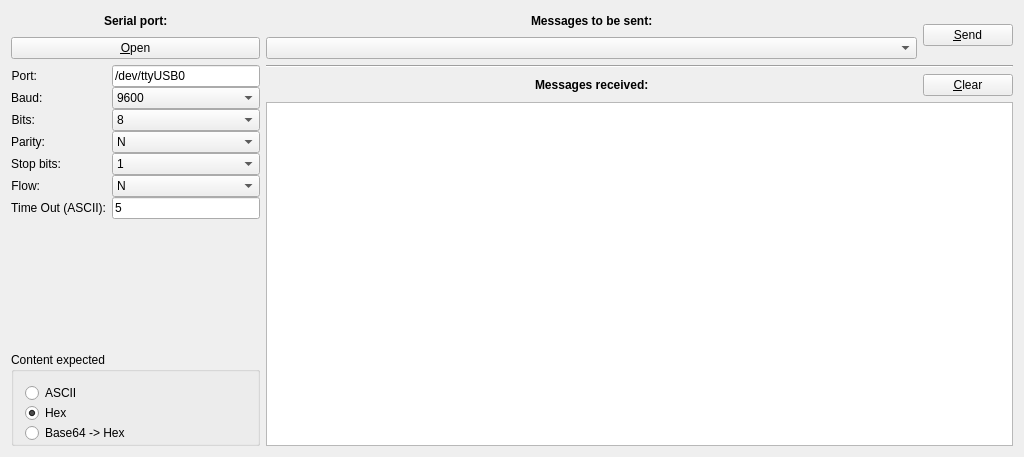
<?xml version="1.0" encoding="UTF-8"?>
<ui version="4.0">
 <class>QRcode</class>
 <widget class="QWidget" name="QRcode">
  <property name="geometry">
   <rect>
    <x>0</x>
    <y>0</y>
    <width>1024</width>
    <height>457</height>
   </rect>
  </property>
  <property name="windowTitle">
   <string>QR Code</string>
  </property>
  <property name="windowIcon">
   <iconset resource="../res/QRcode.qrc">
    <normaloff>:/logo/logo</normaloff>:/logo/logo</iconset>
  </property>
  <layout class="QHBoxLayout" name="horizontalLayout_5" stretch="1,3">
   <item>
    <layout class="QVBoxLayout" name="verticalLayout">
     <item>
      <layout class="QHBoxLayout" name="horizontalLayout_4">
       <item>
        <spacer name="horizontalSpacer_5">
         <property name="orientation">
          <enum>Qt::Horizontal</enum>
         </property>
         <property name="sizeHint" stdset="0">
          <size>
           <width>40</width>
           <height>20</height>
          </size>
         </property>
        </spacer>
       </item>
       <item>
        <widget class="QLabel" name="label_6">
         <property name="font">
          <font>
           <weight>75</weight>
           <bold>true</bold>
          </font>
         </property>
         <property name="text">
          <string>Serial port:</string>
         </property>
        </widget>
       </item>
       <item>
        <spacer name="horizontalSpacer_6">
         <property name="orientation">
          <enum>Qt::Horizontal</enum>
         </property>
         <property name="sizeHint" stdset="0">
          <size>
           <width>40</width>
           <height>20</height>
          </size>
         </property>
        </spacer>
       </item>
      </layout>
     </item>
     <item>
      <widget class="QPushButton" name="pbOpenClose">
       <property name="text">
        <string>&amp;Open</string>
       </property>
      </widget>
     </item>
     <item>
      <layout class="QFormLayout" name="formLayout">
       <property name="verticalSpacing">
        <number>0</number>
       </property>
       <item row="0" column="0">
        <widget class="QLabel" name="label">
         <property name="text">
          <string>Port:</string>
         </property>
         <property name="alignment">
          <set>Qt::AlignRight|Qt::AlignTrailing|Qt::AlignVCenter</set>
         </property>
        </widget>
       </item>
       <item row="0" column="1">
        <widget class="QLineEdit" name="leDevice">
         <property name="text">
          <string notr="true">/dev/ttyUSB0</string>
         </property>
        </widget>
       </item>
       <item row="1" column="0">
        <widget class="QLabel" name="label_10">
         <property name="text">
          <string>Baud:</string>
         </property>
        </widget>
       </item>
       <item row="1" column="1">
        <widget class="QComboBox" name="cbBaud">
         <property name="sizePolicy">
          <sizepolicy hsizetype="Expanding" vsizetype="Fixed">
           <horstretch>0</horstretch>
           <verstretch>0</verstretch>
          </sizepolicy>
         </property>
         <property name="currentText">
          <string notr="true">9600</string>
         </property>
         <property name="currentIndex">
          <number>4</number>
         </property>
         <item>
          <property name="text">
           <string notr="true">1200</string>
          </property>
         </item>
         <item>
          <property name="text">
           <string notr="true">1800</string>
          </property>
         </item>
         <item>
          <property name="text">
           <string notr="true">2400</string>
          </property>
         </item>
         <item>
          <property name="text">
           <string notr="true">4800</string>
          </property>
         </item>
         <item>
          <property name="text">
           <string notr="true">9600</string>
          </property>
         </item>
         <item>
          <property name="text">
           <string notr="true">19200</string>
          </property>
         </item>
         <item>
          <property name="text">
           <string notr="true">38400</string>
          </property>
         </item>
         <item>
          <property name="text">
           <string notr="true">57600</string>
          </property>
         </item>
         <item>
          <property name="text">
           <string notr="true">115200</string>
          </property>
         </item>
        </widget>
       </item>
       <item row="2" column="0">
        <widget class="QLabel" name="label_3">
         <property name="text">
          <string>Bits:</string>
         </property>
         <property name="alignment">
          <set>Qt::AlignRight|Qt::AlignTrailing|Qt::AlignVCenter</set>
         </property>
        </widget>
       </item>
       <item row="2" column="1">
        <widget class="QComboBox" name="cbBits">
         <property name="sizePolicy">
          <sizepolicy hsizetype="Expanding" vsizetype="Fixed">
           <horstretch>0</horstretch>
           <verstretch>0</verstretch>
          </sizepolicy>
         </property>
         <property name="currentIndex">
          <number>1</number>
         </property>
         <item>
          <property name="text">
           <string notr="true">7</string>
          </property>
         </item>
         <item>
          <property name="text">
           <string notr="true">8</string>
          </property>
         </item>
        </widget>
       </item>
       <item row="3" column="0">
        <widget class="QLabel" name="label_7">
         <property name="text">
          <string>Parity:</string>
         </property>
         <property name="alignment">
          <set>Qt::AlignRight|Qt::AlignTrailing|Qt::AlignVCenter</set>
         </property>
        </widget>
       </item>
       <item row="3" column="1">
        <widget class="QComboBox" name="cbParity">
         <property name="sizePolicy">
          <sizepolicy hsizetype="Expanding" vsizetype="Fixed">
           <horstretch>0</horstretch>
           <verstretch>0</verstretch>
          </sizepolicy>
         </property>
         <item>
          <property name="text">
           <string notr="true">N</string>
          </property>
         </item>
         <item>
          <property name="text">
           <string notr="true">O</string>
          </property>
         </item>
         <item>
          <property name="text">
           <string notr="true">E</string>
          </property>
         </item>
        </widget>
       </item>
       <item row="4" column="0">
        <widget class="QLabel" name="label_8">
         <property name="text">
          <string>Stop bits:</string>
         </property>
         <property name="alignment">
          <set>Qt::AlignRight|Qt::AlignTrailing|Qt::AlignVCenter</set>
         </property>
        </widget>
       </item>
       <item row="4" column="1">
        <widget class="QComboBox" name="cbStopBits">
         <property name="sizePolicy">
          <sizepolicy hsizetype="Expanding" vsizetype="Fixed">
           <horstretch>0</horstretch>
           <verstretch>0</verstretch>
          </sizepolicy>
         </property>
         <item>
          <property name="text">
           <string notr="true">1</string>
          </property>
         </item>
         <item>
          <property name="text">
           <string notr="true">2</string>
          </property>
         </item>
        </widget>
       </item>
       <item row="5" column="0">
        <widget class="QLabel" name="label_9">
         <property name="text">
          <string>Flow:</string>
         </property>
         <property name="alignment">
          <set>Qt::AlignRight|Qt::AlignTrailing|Qt::AlignVCenter</set>
         </property>
        </widget>
       </item>
       <item row="5" column="1">
        <widget class="QComboBox" name="cbFlow">
         <property name="sizePolicy">
          <sizepolicy hsizetype="Expanding" vsizetype="Fixed">
           <horstretch>0</horstretch>
           <verstretch>0</verstretch>
          </sizepolicy>
         </property>
         <item>
          <property name="text">
           <string notr="true">N</string>
          </property>
         </item>
         <item>
          <property name="text">
           <string notr="true">S</string>
          </property>
         </item>
         <item>
          <property name="text">
           <string notr="true">H</string>
          </property>
         </item>
        </widget>
       </item>
       <item row="6" column="0">
        <widget class="QLabel" name="label_4">
         <property name="text">
          <string>Time Out (ASCII):</string>
         </property>
         <property name="alignment">
          <set>Qt::AlignRight|Qt::AlignTrailing|Qt::AlignVCenter</set>
         </property>
        </widget>
       </item>
       <item row="6" column="1">
        <widget class="QLineEdit" name="leTimeOutShort">
         <property name="text">
          <string notr="true">5</string>
         </property>
        </widget>
       </item>
      </layout>
     </item>
     <item>
      <spacer name="verticalSpacer">
       <property name="orientation">
        <enum>Qt::Vertical</enum>
       </property>
       <property name="sizeHint" stdset="0">
        <size>
         <width>20</width>
         <height>40</height>
        </size>
       </property>
      </spacer>
     </item>
     <item>
      <widget class="QGroupBox" name="groupBox">
       <property name="title">
        <string>Content expected</string>
       </property>
       <layout class="QVBoxLayout" name="verticalLayout_3">
        <property name="spacing">
         <number>0</number>
        </property>
        <property name="bottomMargin">
         <number>0</number>
        </property>
        <item>
         <widget class="QRadioButton" name="rbAscii">
          <property name="text">
           <string>ASCII</string>
          </property>
          <property name="checked">
           <bool>false</bool>
          </property>
         </widget>
        </item>
        <item>
         <widget class="QRadioButton" name="rbHex">
          <property name="text">
           <string>Hex</string>
          </property>
          <property name="checked">
           <bool>true</bool>
          </property>
         </widget>
        </item>
        <item>
         <widget class="QRadioButton" name="rbBase64">
          <property name="text">
           <string>Base64 -&gt; Hex</string>
          </property>
          <property name="checked">
           <bool>false</bool>
          </property>
         </widget>
        </item>
       </layout>
      </widget>
     </item>
    </layout>
   </item>
   <item>
    <layout class="QVBoxLayout" name="verticalLayout_4">
     <item>
      <layout class="QHBoxLayout" name="horizontalLayout_3">
       <item>
        <layout class="QVBoxLayout" name="verticalLayout_2">
         <item>
          <layout class="QHBoxLayout" name="horizontalLayout_2">
           <item>
            <spacer name="horizontalSpacer_3">
             <property name="orientation">
              <enum>Qt::Horizontal</enum>
             </property>
             <property name="sizeHint" stdset="0">
              <size>
               <width>40</width>
               <height>20</height>
              </size>
             </property>
            </spacer>
           </item>
           <item>
            <widget class="QLabel" name="label_11">
             <property name="font">
              <font>
               <weight>75</weight>
               <bold>true</bold>
              </font>
             </property>
             <property name="text">
              <string>Messages to be sent:</string>
             </property>
            </widget>
           </item>
           <item>
            <spacer name="horizontalSpacer_4">
             <property name="orientation">
              <enum>Qt::Horizontal</enum>
             </property>
             <property name="sizeHint" stdset="0">
              <size>
               <width>40</width>
               <height>20</height>
              </size>
             </property>
            </spacer>
           </item>
          </layout>
         </item>
         <item>
          <widget class="QComboBox" name="cbMessages"/>
         </item>
        </layout>
       </item>
       <item>
        <widget class="QPushButton" name="pbSend">
         <property name="minimumSize">
          <size>
           <width>90</width>
           <height>0</height>
          </size>
         </property>
         <property name="font">
          <font>
           <weight>50</weight>
           <bold>false</bold>
          </font>
         </property>
         <property name="text">
          <string>&amp;Send</string>
         </property>
        </widget>
       </item>
      </layout>
     </item>
     <item>
      <widget class="Line" name="line">
       <property name="orientation">
        <enum>Qt::Horizontal</enum>
       </property>
      </widget>
     </item>
     <item>
      <layout class="QHBoxLayout" name="horizontalLayout">
       <item>
        <spacer name="horizontalSpacer_2">
         <property name="orientation">
          <enum>Qt::Horizontal</enum>
         </property>
         <property name="sizeHint" stdset="0">
          <size>
           <width>40</width>
           <height>20</height>
          </size>
         </property>
        </spacer>
       </item>
       <item>
        <widget class="QLabel" name="label_5">
         <property name="font">
          <font>
           <weight>75</weight>
           <bold>true</bold>
          </font>
         </property>
         <property name="text">
          <string>Messages received:</string>
         </property>
        </widget>
       </item>
       <item>
        <spacer name="horizontalSpacer">
         <property name="orientation">
          <enum>Qt::Horizontal</enum>
         </property>
         <property name="sizeHint" stdset="0">
          <size>
           <width>40</width>
           <height>20</height>
          </size>
         </property>
        </spacer>
       </item>
       <item>
        <widget class="QPushButton" name="pbClear">
         <property name="sizePolicy">
          <sizepolicy hsizetype="Minimum" vsizetype="Minimum">
           <horstretch>0</horstretch>
           <verstretch>0</verstretch>
          </sizepolicy>
         </property>
         <property name="minimumSize">
          <size>
           <width>90</width>
           <height>0</height>
          </size>
         </property>
         <property name="text">
          <string>&amp;Clear</string>
         </property>
        </widget>
       </item>
      </layout>
     </item>
     <item>
      <widget class="QPlainTextEdit" name="pteMessages">
       <property name="font">
        <font>
         <pointsize>8</pointsize>
        </font>
       </property>
       <property name="frameShadow">
        <enum>QFrame::Plain</enum>
       </property>
       <property name="undoRedoEnabled">
        <bool>false</bool>
       </property>
       <property name="plainText">
        <string notr="true"/>
       </property>
       <property name="textInteractionFlags">
        <set>Qt::TextSelectableByKeyboard|Qt::TextSelectableByMouse</set>
       </property>
      </widget>
     </item>
    </layout>
   </item>
  </layout>
 </widget>
 <layoutdefault spacing="6" margin="11"/>
 <resources>
  <include location="../res/QRcode.qrc"/>
 </resources>
 <connections/>
</ui>
